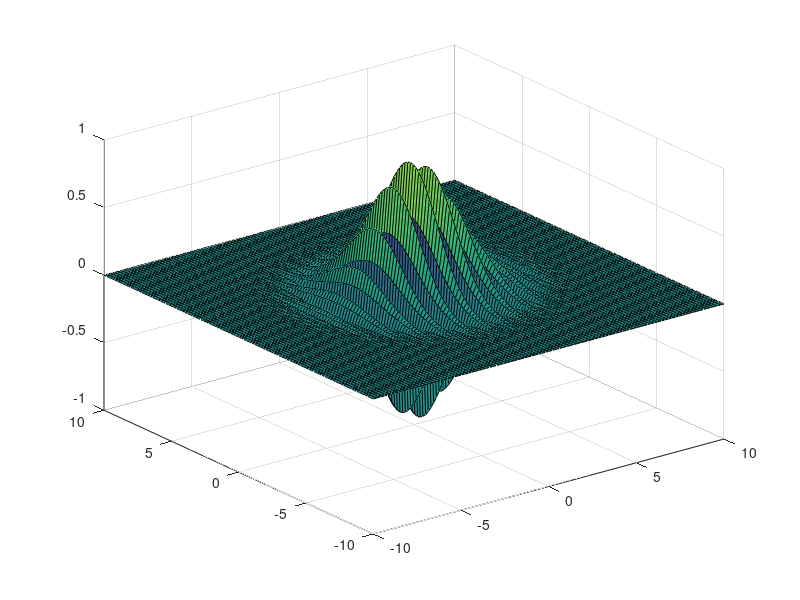
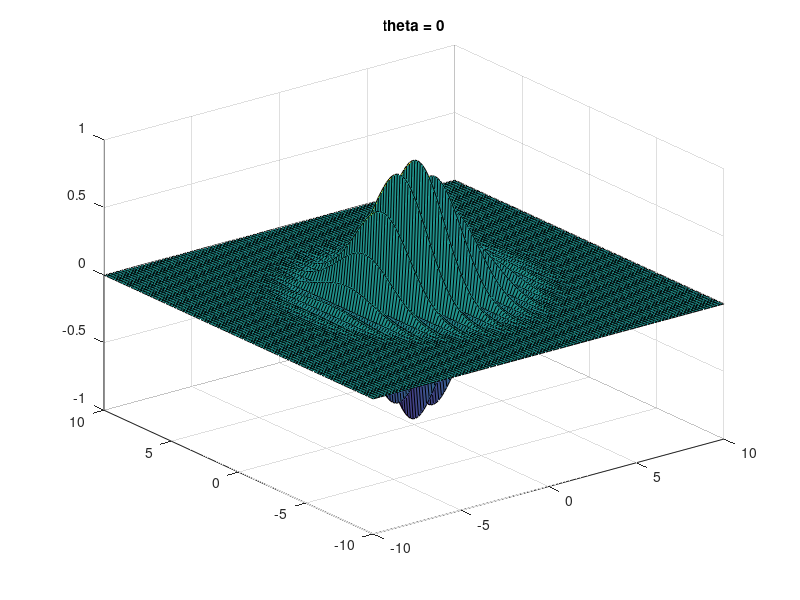
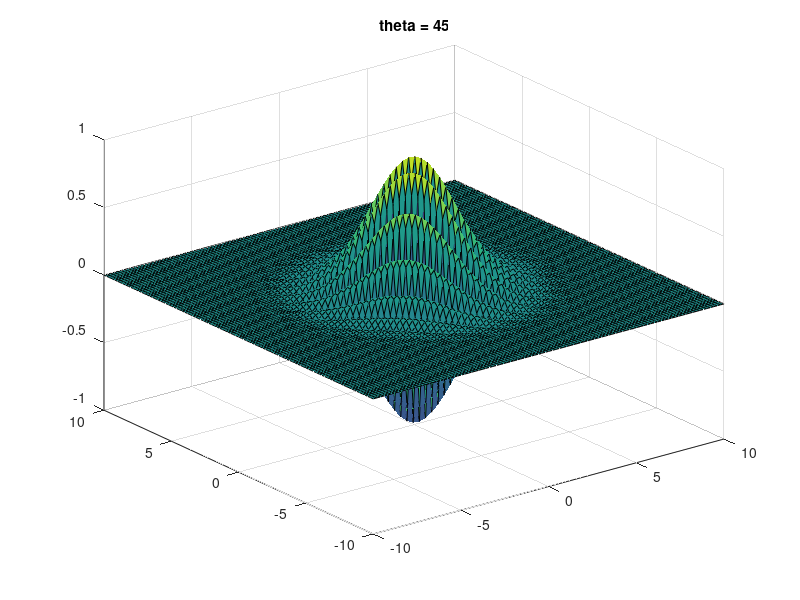
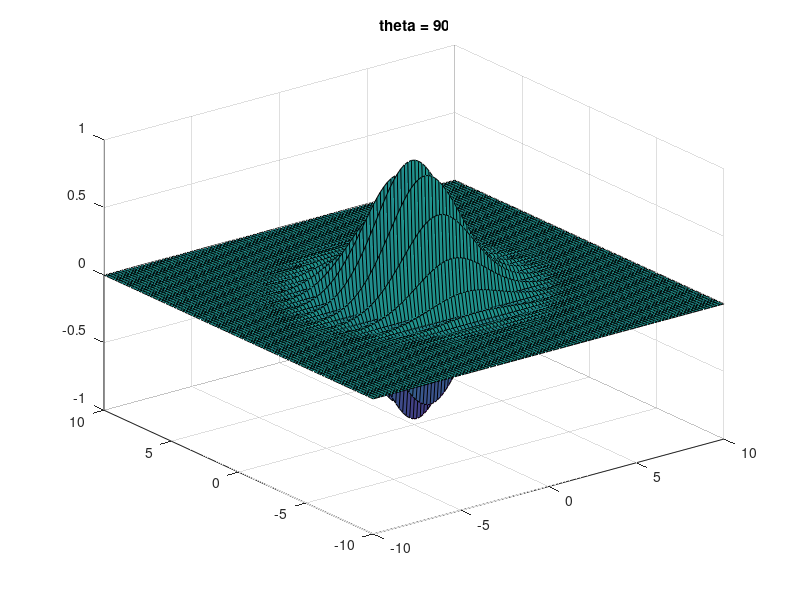

MATLAB code for these plots, in order:
xmin=-10;
ymin=-10;
xmax=10;
ymax=10;
npoints=101;
zmin = -1; 
zmax = 1;
x=linspace(xmin,xmax,npoints);
y=linspace(ymin,ymax,npoints);
[X,Y]=meshgrid(x,y);
degree = 0;
sigma = 2.0;
t = 0.05;

for i = 0 : 1 : 360
    degree = degree+i;
    rad = deg2rad(degree);
    omega_x = cos(rad);
    omega_y = sin(rad);
    Z=exp(-(X.^2+Y.^2)/(2.0*sigma^2)).*sin(2*pi.*(X*omega_x+Y*omega_y));
    surf(X,Y,Z);
    axis([xmin xmax ymin ymax zmin zmax]);
    pause(t)
end

ds = [0 45 90 135]

for i = 1:1:numel(ds)
    rad = deg2rad(ds(i));
    omega_x = cos(rad);
    omega_y = sin(rad);
    Z=exp(-(X.^2+Y.^2)/(2.0*sigma^2)).*sin(2*pi.*(X*omega_x+Y*omega_y));
    figure
    surf(X,Y,Z), title(['theta = ', num2str(ds(i))])
end
